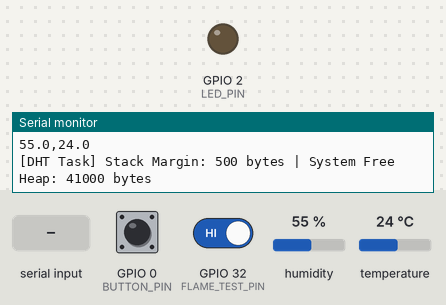
Simulated run of this program. Board: ESP32. On the bench: output pins drawn as LEDs (lit = HIGH), the last lines printed to the serial monitor. The inputs (shaded band) are chosen by the test bench; at power-on: GPIO 0 (BUTTON_PIN) HIGH, GPIO 32 (FLAME_TEST_PIN) HIGH, humidity 55 %, temperature 24 °C.

Above: at 1.2 s.
1.3 s: GPIO 0 (BUTTON_PIN) pulled LOW for 0.15 s
At 2.4 s:
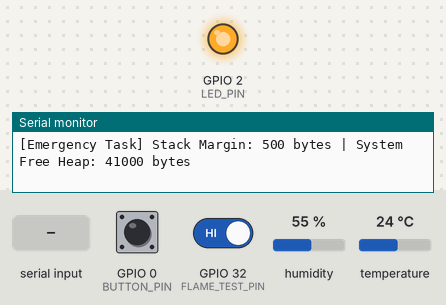
4.4 s: "recover\n" received over Serial
At 5.4 s:
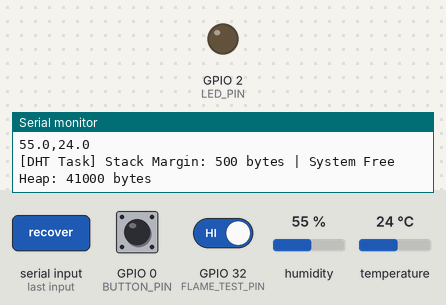
7.9 s: GPIO 0 (BUTTON_PIN) pulled LOW for 1 s
At 8.2 s:
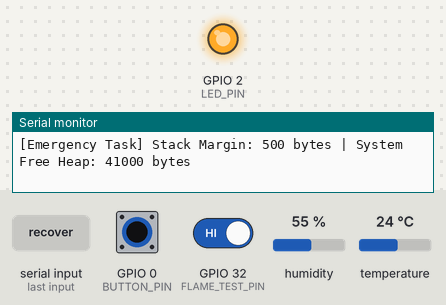
Timing chart, 0 to 10.9 s (numbered marks = the images above; inputs shaded):
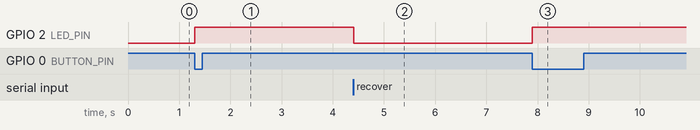

The program:

main.cpp
```cpp
#include <stdio.h>
#include <freertos/FreeRTOS.h>
#include <freertos/task.h>
#include <driver/gpio.h>

#include <Arduino.h>
#include <DHT.h>

#define BUTTON_PIN 0
#define LED_PIN 2
#define DHT_PIN 4
#define DHT_TYPE DHT11
#define FLAME_PIN 34
#define FLAME_TEST_PIN 32

DHT dht(DHT_PIN, DHT_TYPE);

volatile bool stop_flag = false;
bool flame_flag = false;
volatile unsigned long last_interrupt_time = 0;
volatile unsigned long t_press = 0;
TaskHandle_t dht_task_handle = NULL;
TaskHandle_t flame_task_handle = NULL;

// FreeRTOS 태스크 핸들 및 임계구역 뮤텍스(Spinlock) 선언
TaskHandle_t emergency_task_handle = NULL;
portMUX_TYPE emergency_mux = portMUX_INITIALIZER_UNLOCKED;

void emergency_task(void *pvParameter);
void command_task(void *pvParameter);
void dht_task(void *pvParameter);
void flame_task_test(void *pvParameter);

// 비상 정지 감지 ISR (최우선순위 하드웨어 인터럽트)
void IRAM_ATTR button_isr()
{
  unsigned long current_time = millis();
  if (current_time - last_interrupt_time > 250) { // 250ms 디바운스
    t_press = micros(); // 시작 시간 기록
    last_interrupt_time = current_time;

    // Task Notification을 통해 즉각 emergency_task를 깨우고 선점(Preemption) 요청
    BaseType_t xHigherPriorityTaskWoken = pdFALSE;
    vTaskNotifyGiveFromISR(emergency_task_handle, &xHigherPriorityTaskWoken);
    if (xHigherPriorityTaskWoken == pdTRUE) {
      portYIELD_FROM_ISR(); // 즉시 문맥 교환(Context Switch) 발생 (태스크 선점)
    }
  }
}

// 비상 정지 전담 태스크 (우선순위 10 - 최상위)
// 20ms 주기 폴링 없이 blocked 상태로 대기하다가 ISR에 의해 즉시 선점되어 실행됨
void emergency_task(void *pvParameter)
{
  while (1) {
    // 인터럽트 발생 시까지 무한 대기 (CPU 점유율 0%, 폴링 없음)
    ulTaskNotifyTake(pdTRUE, portMAX_DELAY);

    // [임계구역(Critical Section) 진입]
    // 인터럽트 및 타 코어 태스크의 간섭을 완전히 차단하여 원자적(Atomic)으로 비상 정지 및 핀 제어 실행
    portENTER_CRITICAL(&emergency_mux);
    if (stop_flag == false) {
      stop_flag = true;
      digitalWrite(LED_PIN, HIGH); // 설비 즉각 정지 (LED 점등)
    }
    portEXIT_CRITICAL(&emergency_mux);
    // [임계구역 탈출 - 블로킹 I/O 및 태스크 삭제는 임계구역 밖에서 안전하게 수행]

    if (flame_task_handle != NULL) {
      vTaskDelete(flame_task_handle);
      flame_task_handle = NULL;
      Serial.println("Flame Task Killed immediately!");
    }

    if (dht_task_handle != NULL) {
      vTaskDelete(dht_task_handle);
      dht_task_handle = NULL;
      Serial.println("DHT Task Killed immediately!");
    }

    unsigned long t_led = micros(); // 모든 태스크 정지 완료 시간 기록
    float latency_ms = (t_led - t_press) / 1000.0;

    Serial.println("emergency_stop");
    Serial.printf("[RTOS Interrupt+Preemption] Button Latency: %.3f ms\n", latency_ms);

    UBaseType_t stack_margin = uxTaskGetStackHighWaterMark(NULL);
    uint32_t free_heap = ESP.getFreeHeap();
    Serial.printf("[Emergency Task] Stack Margin: %d bytes | System Free Heap: %d bytes\n", stack_margin, free_heap);
  }
}

// 온습도 감지 Task (우선순위 5)
void dht_task(void *pvParameter)
{
  Serial.println("DHT11 Task start");
  while (1) {
    if (stop_flag == true) {
      Serial.println("DHT11 Task End by emergency stop");
      dht_task_handle = NULL;
      vTaskDelete(NULL);
    }
    if (flame_flag == true) {
      Serial.println("DHT11 Task End by flame");
      dht_task_handle = NULL;
      vTaskDelete(NULL);
    }
    float humidity = dht.readHumidity();
    float temperature = dht.readTemperature();

    if (isnan(humidity) || isnan(temperature)) {
      Serial.println("DHT11 failed");
    } else {
      Serial.printf("%.1f,%.1f\n", humidity, temperature);
    }

    UBaseType_t stack_margin = uxTaskGetStackHighWaterMark(NULL);
    uint32_t free_heap = ESP.getFreeHeap();
    Serial.printf("[DHT Task] Stack Margin: %d bytes | System Free Heap: %d bytes\n", stack_margin, free_heap);

    vTaskDelay(2000 / portTICK_PERIOD_MS); // 2초마다 센서 값 읽기
  }
}

// 화재 감지 Task Test버전 (버튼으로 구현) (우선순위 7)
void flame_task_test(void *pvParameter)
{
  Serial.println("flame Task start");
  int lastFlameState = HIGH;
  int flame_count = 0;

  while (1) {
    if (stop_flag == true) {
      Serial.println("Flame Task End by emergency stop");
      flame_task_handle = NULL;
      vTaskDelete(NULL);
    }
    int FlameState = digitalRead(FLAME_TEST_PIN);

    if (lastFlameState == HIGH && FlameState == LOW) {
      flame_flag = true;
      Serial.println("flame");
    }
    lastFlameState = FlameState;

    if (flame_flag) flame_count++;

    if (flame_flag == true && flame_count > 50) {
      flame_flag = false;
      flame_count = 0;
      Serial.println("noflame");

      // dht_task 재생성 시 반드시 &dht_task_handle 전달하여 포인터 갱신
      if (dht_task_handle == NULL) {
        xTaskCreate(&dht_task, "DHT Task", 2048, NULL, 5, &dht_task_handle);
      }
    }

    vTaskDelay(200 / portTICK_PERIOD_MS); // 0.2초마다 센서값 읽기
  }
}

// 시리얼 명령 처리 태스크 (UI 연동) (우선순위 8)
void command_task(void *pvParameter)
{
  while (1) {
    if (Serial.available()) {
      String command = Serial.readStringUntil('\n');
      command.trim();
      Serial.println(command); // 에코백

      if (command == "stop") {
        portENTER_CRITICAL(&emergency_mux);
        if (stop_flag == false) {
          stop_flag = true;
          digitalWrite(LED_PIN, HIGH);
        }
        portEXIT_CRITICAL(&emergency_mux);

        if (flame_task_handle != NULL) {
          vTaskDelete(flame_task_handle);
          flame_task_handle = NULL;
        }
        if (dht_task_handle != NULL) {
          vTaskDelete(dht_task_handle);
          dht_task_handle = NULL;
        }

        Serial.println("emergency_stop");
      }
      else if (command == "recover") {
        if (stop_flag == true) {
          portENTER_CRITICAL(&emergency_mux);
          stop_flag = false;
          digitalWrite(LED_PIN, LOW);
          portEXIT_CRITICAL(&emergency_mux);

          if (flame_task_handle == NULL) {
            xTaskCreate(&flame_task_test, "Flame Task", 2048, NULL, 7, &flame_task_handle);
          }
          if (dht_task_handle == NULL) {
            xTaskCreate(&dht_task, "DHT Task", 2048, NULL, 5, &dht_task_handle);
          }
        }
      }
    }

    vTaskDelay(20 / portTICK_PERIOD_MS); // 시리얼 수신 대기 주기
  }
}

void setup()
{
    Serial.begin(115200);
    Serial.println("Initializing system..\n");

    pinMode(LED_PIN, OUTPUT);
    pinMode(BUTTON_PIN, INPUT_PULLUP);
    pinMode(FLAME_TEST_PIN, INPUT_PULLUP);
    analogSetAttenuation(ADC_11db);
    dht.begin();

    // 긴급 정지 전담 태스크 생성 (우선순위 10 - 최상위 부여)
    xTaskCreate(&emergency_task, "Emergency Task", 2048, NULL, 10, &emergency_task_handle);

    // Falling Edge 인터럽트 등록 (버튼 누름 시 트리거)
    attachInterrupt(digitalPinToInterrupt(BUTTON_PIN), button_isr, FALLING);

    // 일반 기능 태스크 생성
    xTaskCreate(&command_task, "Command Task", 2048, NULL, 8, NULL);
    xTaskCreate(&flame_task_test, "Flame Task", 2048, NULL, 7, &flame_task_handle);
    xTaskCreate(&dht_task, "DHT Task", 2048, NULL, 5, &dht_task_handle);
}

void loop()
{
}
```

Measured:
- after the input at 1.3 s, GPIO 2 (LED_PIN): LOW → HIGH at once
- after the input at 4.4 s, GPIO 2 (LED_PIN): HIGH → LOW at once
- after the input at 7.9 s, GPIO 2 (LED_PIN): LOW → HIGH at once
